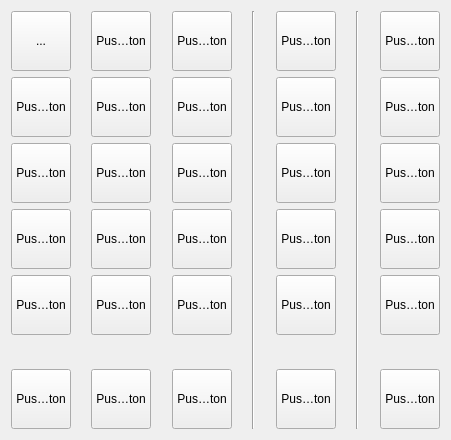
     <widget class="QWidget" name="layoutWidget">
      <property name="geometry">
       <rect>
        <x>90</x>
        <y>90</y>
        <width>451</width>
        <height>440</height>
       </rect>
      </property>
      <layout class="QHBoxLayout" name="horizontalLayout">
       <item>
        <layout class="QVBoxLayout" name="verticalLayout">
         <item>
          <widget class="QToolButton" name="toolButton_IMPAUF_0">
           <property name="sizePolicy">
            <sizepolicy hsizetype="Fixed" vsizetype="Fixed">
             <horstretch>60</horstretch>
             <verstretch>60</verstretch>
            </sizepolicy>
           </property>
           <property name="minimumSize">
            <size>
             <width>60</width>
             <height>60</height>
            </size>
           </property>
           <property name="text">
            <string>...</string>
           </property>
           <property name="icon">
            <iconset resource="hsGui.qrc">
             <normaloff>:/new/jalousie/resource/ImpAuf.png</normaloff>:/new/jalousie/resource/ImpAuf.png</iconset>
           </property>
           <property name="iconSize">
            <size>
             <width>40</width>
             <height>40</height>
            </size>
           </property>
           <property name="autoRaise">
            <bool>false</bool>
           </property>
           <property name="arrowType">
            <enum>Qt::NoArrow</enum>
           </property>
          </widget>
         </item>
         <item>
          <widget class="QToolButton" name="toolButton_AUF_0">
           <property name="sizePolicy">
            <sizepolicy hsizetype="Fixed" vsizetype="Fixed">
             <horstretch>60</horstretch>
             <verstretch>60</verstretch>
            </sizepolicy>
           </property>
           <property name="minimumSize">
            <size>
             <width>60</width>
             <height>60</height>
            </size>
           </property>
           <property name="text">
            <string>PushButton</string>
           </property>
           <property name="icon">
            <iconset resource="hsGui.qrc">
             <normaloff>:/new/jalousie/resource/Auf.png</normaloff>:/new/jalousie/resource/Auf.png</iconset>
           </property>
           <property name="iconSize">
            <size>
             <width>40</width>
             <height>40</height>
            </size>
           </property>
          </widget>
         </item>
         <item>
          <widget class="QToolButton" name="toolButton_STP_0">
           <property name="sizePolicy">
            <sizepolicy hsizetype="Fixed" vsizetype="Fixed">
             <horstretch>60</horstretch>
             <verstretch>60</verstretch>
            </sizepolicy>
           </property>
           <property name="minimumSize">
            <size>
             <width>60</width>
             <height>60</height>
            </size>
           </property>
           <property name="text">
            <string>PushButton</string>
           </property>
           <property name="icon">
            <iconset resource="hsGui.qrc">
             <normaloff>:/new/jalousie/resource/Stop.png</normaloff>:/new/jalousie/resource/Stop.png</iconset>
           </property>
           <property name="iconSize">
            <size>
             <width>40</width>
             <height>40</height>
            </size>
           </property>
          </widget>
         </item>
         <item>
          <widget class="QToolButton" name="toolButton_AB_0">
           <property name="sizePolicy">
            <sizepolicy hsizetype="Fixed" vsizetype="Fixed">
             <horstretch>60</horstretch>
             <verstretch>60</verstretch>
            </sizepolicy>
           </property>
           <property name="minimumSize">
            <size>
             <width>60</width>
             <height>60</height>
            </size>
           </property>
           <property name="text">
            <string>PushButton</string>
           </property>
           <property name="icon">
            <iconset resource="hsGui.qrc">
             <normaloff>:/new/jalousie/resource/Ab.png</normaloff>:/new/jalousie/resource/Ab.png</iconset>
           </property>
           <property name="iconSize">
            <size>
             <width>40</width>
             <height>40</height>
            </size>
           </property>
           <property name="autoRepeat">
            <bool>false</bool>
           </property>
          </widget>
         </item>
         <item>
          <widget class="QToolButton" name="toolButton_IMPAB_0">
           <property name="sizePolicy">
            <sizepolicy hsizetype="Fixed" vsizetype="Fixed">
             <horstretch>60</horstretch>
             <verstretch>60</verstretch>
            </sizepolicy>
           </property>
           <property name="minimumSize">
            <size>
             <width>60</width>
             <height>60</height>
            </size>
           </property>
           <property name="text">
            <string>PushButton</string>
           </property>
           <property name="icon">
            <iconset resource="hsGui.qrc">
             <normaloff>:/new/jalousie/resource/ImpAb.png</normaloff>:/new/jalousie/resource/ImpAb.png</iconset>
           </property>
           <property name="iconSize">
            <size>
             <width>40</width>
             <height>40</height>
            </size>
           </property>
          </widget>
         </item>
         <item>
          <spacer name="verticalSpacer">
           <property name="orientation">
            <enum>Qt::Vertical</enum>
           </property>
           <property name="sizeHint" stdset="0">
            <size>
             <width>20</width>
             <height>40</height>
            </size>
           </property>
          </spacer>
         </item>
         <item>
          <widget class="QToolButton" name="toolButton_SUN_0">
           <property name="sizePolicy">
            <sizepolicy hsizetype="Fixed" vsizetype="Fixed">
             <horstretch>60</horstretch>
             <verstretch>60</verstretch>
            </sizepolicy>
           </property>
           <property name="minimumSize">
            <size>
             <width>60</width>
             <height>60</height>
            </size>
           </property>
           <property name="text">
            <string>PushButton</string>
           </property>
           <property name="icon">
            <iconset resource="hsGui.qrc">
             <normaloff>:/new/jalousie/resource/Sonne.png</normaloff>:/new/jalousie/resource/Sonne.png</iconset>
           </property>
           <property name="iconSize">
            <size>
             <width>40</width>
             <height>40</height>
            </size>
           </property>
          </widget>
         </item>
        </layout>
       </item>
       <item>
        <spacer name="horizontalSpacer_5">
         <property name="orientation">
          <enum>Qt::Horizontal</enum>
         </property>
         <property name="sizeHint" stdset="0">
          <size>
           <width>40</width>
           <height>20</height>
          </size>
         </property>
        </spacer>
       </item>
       <item>
        <layout class="QVBoxLayout" name="verticalLayout_2">
         <item>
          <widget class="QToolButton" name="toolButton_IMPAUF_1">
           <property name="sizePolicy">
            <sizepolicy hsizetype="Fixed" vsizetype="Fixed">
             <horstretch>60</horstretch>
             <verstretch>60</verstretch>
            </sizepolicy>
           </property>
           <property name="minimumSize">
            <size>
             <width>60</width>
             <height>60</height>
            </size>
           </property>
           <property name="text">
            <string>PushButton</string>
           </property>
           <property name="icon">
            <iconset resource="hsGui.qrc">
             <normaloff>:/new/jalousie/resource/ImpAuf.png</normaloff>:/new/jalousie/resource/ImpAuf.png</iconset>
           </property>
           <property name="iconSize">
            <size>
             <width>40</width>
             <height>40</height>
            </size>
           </property>
          </widget>
         </item>
         <item>
          <widget class="QToolButton" name="toolButton_AUF_1">
           <property name="sizePolicy">
            <sizepolicy hsizetype="Fixed" vsizetype="Fixed">
             <horstretch>60</horstretch>
             <verstretch>60</verstretch>
            </sizepolicy>
           </property>
           <property name="minimumSize">
            <size>
             <width>60</width>
             <height>60</height>
            </size>
           </property>
           <property name="text">
            <string>PushButton</string>
           </property>
           <property name="icon">
            <iconset resource="hsGui.qrc">
             <normaloff>:/new/jalousie/resource/Auf.png</normaloff>:/new/jalousie/resource/Auf.png</iconset>
           </property>
           <property name="iconSize">
            <size>
             <width>40</width>
             <height>40</height>
            </size>
           </property>
          </widget>
         </item>
         <item>
          <widget class="QToolButton" name="toolButton_STP_1">
           <property name="sizePolicy">
            <sizepolicy hsizetype="Fixed" vsizetype="Fixed">
             <horstretch>60</horstretch>
             <verstretch>60</verstretch>
            </sizepolicy>
           </property>
           <property name="minimumSize">
            <size>
             <width>60</width>
             <height>60</height>
            </size>
           </property>
           <property name="text">
            <string>PushButton</string>
           </property>
           <property name="icon">
            <iconset resource="hsGui.qrc">
             <normaloff>:/new/jalousie/resource/Stop.png</normaloff>:/new/jalousie/resource/Stop.png</iconset>
           </property>
           <property name="iconSize">
            <size>
             <width>40</width>
             <height>40</height>
            </size>
           </property>
          </widget>
         </item>
         <item>
          <widget class="QToolButton" name="toolButton_AB_1">
           <property name="sizePolicy">
            <sizepolicy hsizetype="Fixed" vsizetype="Fixed">
             <horstretch>60</horstretch>
             <verstretch>60</verstretch>
            </sizepolicy>
           </property>
           <property name="minimumSize">
            <size>
             <width>60</width>
             <height>60</height>
            </size>
           </property>
           <property name="text">
            <string>PushButton</string>
           </property>
           <property name="icon">
            <iconset resource="hsGui.qrc">
             <normaloff>:/new/jalousie/resource/Ab.png</normaloff>:/new/jalousie/resource/Ab.png</iconset>
           </property>
           <property name="iconSize">
            <size>
             <width>40</width>
             <height>40</height>
            </size>
           </property>
          </widget>
         </item>
         <item>
          <widget class="QToolButton" name="toolButton_IMPAB_1">
           <property name="sizePolicy">
            <sizepolicy hsizetype="Fixed" vsizetype="Fixed">
             <horstretch>60</horstretch>
             <verstretch>60</verstretch>
            </sizepolicy>
           </property>
           <property name="minimumSize">
            <size>
             <width>60</width>
             <height>60</height>
            </size>
           </property>
           <property name="text">
            <string>PushButton</string>
           </property>
           <property name="icon">
            <iconset resource="hsGui.qrc">
             <normaloff>:/new/jalousie/resource/ImpAb.png</normaloff>:/new/jalousie/resource/ImpAb.png</iconset>
           </property>
           <property name="iconSize">
            <size>
             <width>40</width>
             <height>40</height>
            </size>
           </property>
          </widget>
         </item>
         <item>
          <spacer name="verticalSpacer_2">
           <property name="orientation">
            <enum>Qt::Vertical</enum>
           </property>
           <property name="sizeHint" stdset="0">
            <size>
             <width>20</width>
             <height>40</height>
            </size>
           </property>
          </spacer>
         </item>
         <item>
          <widget class="QToolButton" name="toolButton_SUN_1">
           <property name="sizePolicy">
            <sizepolicy hsizetype="Fixed" vsizetype="Fixed">
             <horstretch>60</horstretch>
             <verstretch>60</verstretch>
            </sizepolicy>
           </property>
           <property name="minimumSize">
            <size>
             <width>60</width>
             <height>60</height>
            </size>
           </property>
           <property name="text">
            <string>PushButton</string>
           </property>
           <property name="icon">
            <iconset resource="hsGui.qrc">
             <normaloff>:/new/jalousie/resource/Sonne.png</normaloff>:/new/jalousie/resource/Sonne.png</iconset>
           </property>
           <property name="iconSize">
            <size>
             <width>40</width>
             <height>40</height>
            </size>
           </property>
          </widget>
         </item>
        </layout>
       </item>
       <item>
        <spacer name="horizontalSpacer_6">
         <property name="orientation">
          <enum>Qt::Horizontal</enum>
         </property>
         <property name="sizeHint" stdset="0">
          <size>
           <width>40</width>
           <height>20</height>
          </size>
         </property>
        </spacer>
       </item>
       <item>
        <layout class="QVBoxLayout" name="verticalLayout_3">
         <item>
          <widget class="QToolButton" name="toolButton_IMPAUF_2">
           <property name="sizePolicy">
            <sizepolicy hsizetype="Fixed" vsizetype="Fixed">
             <horstretch>60</horstretch>
             <verstretch>60</verstretch>
            </sizepolicy>
           </property>
           <property name="minimumSize">
            <size>
             <width>60</width>
             <height>60</height>
            </size>
           </property>
           <property name="text">
            <string>PushButton</string>
           </property>
           <property name="icon">
            <iconset resource="hsGui.qrc">
             <normaloff>:/new/jalousie/resource/ImpAuf.png</normaloff>:/new/jalousie/resource/ImpAuf.png</iconset>
           </property>
           <property name="iconSize">
            <size>
             <width>40</width>
             <height>40</height>
            </size>
           </property>
          </widget>
         </item>
         <item>
          <widget class="QToolButton" name="toolButton_AUF_2">
           <property name="sizePolicy">
            <sizepolicy hsizetype="Fixed" vsizetype="Fixed">
             <horstretch>60</horstretch>
             <verstretch>60</verstretch>
            </sizepolicy>
           </property>
           <property name="minimumSize">
            <size>
             <width>60</width>
             <height>60</height>
            </size>
           </property>
           <property name="text">
            <string>PushButton</string>
           </property>
           <property name="icon">
            <iconset resource="hsGui.qrc">
             <normaloff>:/new/jalousie/resource/Auf.png</normaloff>:/new/jalousie/resource/Auf.png</iconset>
           </property>
           <property name="iconSize">
            <size>
             <width>40</width>
             <height>40</height>
            </size>
           </property>
          </widget>
         </item>
         <item>
          <widget class="QToolButton" name="toolButton_STP_2">
           <property name="sizePolicy">
            <sizepolicy hsizetype="Fixed" vsizetype="Fixed">
             <horstretch>60</horstretch>
             <verstretch>60</verstretch>
            </sizepolicy>
           </property>
           <property name="minimumSize">
            <size>
             <width>60</width>
             <height>60</height>
            </size>
           </property>
           <property name="text">
            <string>PushButton</string>
           </property>
           <property name="icon">
            <iconset resource="hsGui.qrc">
             <normaloff>:/new/jalousie/resource/Stop.png</normaloff>:/new/jalousie/resource/Stop.png</iconset>
           </property>
           <property name="iconSize">
            <size>
             <width>40</width>
             <height>40</height>
            </size>
           </property>
          </widget>
         </item>
         <item>
          <widget class="QToolButton" name="toolButton_AB_2">
           <property name="sizePolicy">
            <sizepolicy hsizetype="Fixed" vsizetype="Fixed">
             <horstretch>60</horstretch>
             <verstretch>60</verstretch>
            </sizepolicy>
           </property>
           <property name="minimumSize">
            <size>
             <width>60</width>
             <height>60</height>
            </size>
           </property>
           <property name="text">
            <string>PushButton</string>
           </property>
           <property name="icon">
            <iconset resource="hsGui.qrc">
             <normaloff>:/new/jalousie/resource/Ab.png</normaloff>:/new/jalousie/resource/Ab.png</iconset>
           </property>
           <property name="iconSize">
            <size>
             <width>40</width>
             <height>40</height>
            </size>
           </property>
          </widget>
         </item>
         <item>
          <widget class="QToolButton" name="toolButton_IMPAB_2">
           <property name="sizePolicy">
            <sizepolicy hsizetype="Fixed" vsizetype="Fixed">
             <horstretch>60</horstretch>
             <verstretch>60</verstretch>
            </sizepolicy>
           </property>
           <property name="minimumSize">
            <size>
             <width>60</width>
             <height>60</height>
            </size>
           </property>
           <property name="text">
            <string>PushButton</string>
           </property>
           <property name="icon">
            <iconset resource="hsGui.qrc">
             <normaloff>:/new/jalousie/resource/ImpAb.png</normaloff>:/new/jalousie/resource/ImpAb.png</iconset>
           </property>
           <property name="iconSize">
            <size>
             <width>40</width>
             <height>40</height>
            </size>
           </property>
          </widget>
         </item>
         <item>
          <spacer name="verticalSpacer_3">
           <property name="orientation">
            <enum>Qt::Vertical</enum>
           </property>
           <property name="sizeHint" stdset="0">
            <size>
             <width>20</width>
             <height>40</height>
            </size>
           </property>
          </spacer>
         </item>
         <item>
          <widget class="QToolButton" name="toolButton_SUN_2">
           <property name="sizePolicy">
            <sizepolicy hsizetype="Fixed" vsizetype="Fixed">
             <horstretch>60</horstretch>
             <verstretch>60</verstretch>
            </sizepolicy>
           </property>
           <property name="minimumSize">
            <size>
             <width>60</width>
             <height>60</height>
            </size>
           </property>
           <property name="text">
            <string>PushButton</string>
           </property>
           <property name="icon">
            <iconset resource="hsGui.qrc">
             <normaloff>:/new/jalousie/resource/Sonne.png</normaloff>:/new/jalousie/resource/Sonne.png</iconset>
           </property>
           <property name="iconSize">
            <size>
             <width>40</width>
             <height>40</height>
            </size>
           </property>
          </widget>
         </item>
        </layout>
       </item>
       <item>
        <spacer name="horizontalSpacer_3">
         <property name="orientation">
          <enum>Qt::Horizontal</enum>
         </property>
         <property name="sizeHint" stdset="0">
          <size>
           <width>40</width>
           <height>20</height>
          </size>
         </property>
        </spacer>
       </item>
       <item>
        <widget class="Line" name="line_2">
         <property name="orientation">
          <enum>Qt::Vertical</enum>
         </property>
        </widget>
       </item>
       <item>
        <spacer name="horizontalSpacer_4">
         <property name="orientation">
          <enum>Qt::Horizontal</enum>
         </property>
         <property name="sizeHint" stdset="0">
          <size>
           <width>40</width>
           <height>20</height>
          </size>
         </property>
        </spacer>
       </item>
       <item>
        <layout class="QVBoxLayout" name="verticalLayout_4">
         <item>
          <widget class="QToolButton" name="toolButton_IMPAUF_3">
           <property name="sizePolicy">
            <sizepolicy hsizetype="Fixed" vsizetype="Fixed">
             <horstretch>60</horstretch>
             <verstretch>60</verstretch>
            </sizepolicy>
           </property>
           <property name="minimumSize">
            <size>
             <width>60</width>
             <height>60</height>
            </size>
           </property>
           <property name="text">
            <string>PushButton</string>
           </property>
           <property name="icon">
            <iconset resource="hsGui.qrc">
             <normaloff>:/new/jalousie/resource/ImpAuf.png</normaloff>:/new/jalousie/resource/ImpAuf.png</iconset>
           </property>
           <property name="iconSize">
            <size>
             <width>40</width>
             <height>40</height>
            </size>
           </property>
          </widget>
         </item>
         <item>
          <widget class="QToolButton" name="toolButton_AUF_3">
           <property name="sizePolicy">
            <sizepolicy hsizetype="Fixed" vsizetype="Fixed">
             <horstretch>60</horstretch>
             <verstretch>60</verstretch>
            </sizepolicy>
           </property>
           <property name="minimumSize">
            <size>
             <width>60</width>
             <height>60</height>
            </size>
           </property>
           <property name="text">
            <string>PushButton</string>
           </property>
           <property name="icon">
            <iconset resource="hsGui.qrc">
             <normaloff>:/new/jalousie/resource/Auf.png</normaloff>:/new/jalousie/resource/Auf.png</iconset>
           </property>
           <property name="iconSize">
            <size>
             <width>40</width>
             <height>40</height>
            </size>
           </property>
          </widget>
         </item>
         <item>
          <widget class="QToolButton" name="toolButton_STP_3">
           <property name="sizePolicy">
            <sizepolicy hsizetype="Fixed" vsizetype="Fixed">
             <horstretch>60</horstretch>
             <verstretch>60</verstretch>
            </sizepolicy>
           </property>
           <property name="minimumSize">
            <size>
             <width>60</width>
             <height>60</height>
            </size>
           </property>
           <property name="text">
            <string>PushButton</string>
           </property>
           <property name="icon">
            <iconset resource="hsGui.qrc">
             <normaloff>:/new/jalousie/resource/Stop.png</normaloff>:/new/jalousie/resource/Stop.png</iconset>
           </property>
           <property name="iconSize">
            <size>
             <width>40</width>
             <height>40</height>
            </size>
           </property>
          </widget>
         </item>
         <item>
          <widget class="QToolButton" name="toolButton_AB_3">
           <property name="sizePolicy">
            <sizepolicy hsizetype="Fixed" vsizetype="Fixed">
             <horstretch>60</horstretch>
             <verstretch>60</verstretch>
            </sizepolicy>
           </property>
           <property name="minimumSize">
            <size>
             <width>60</width>
             <height>60</height>
            </size>
           </property>
           <property name="text">
            <string>PushButton</string>
           </property>
           <property name="icon">
            <iconset resource="hsGui.qrc">
             <normaloff>:/new/jalousie/resource/Ab.png</normaloff>:/new/jalousie/resource/Ab.png</iconset>
           </property>
           <property name="iconSize">
            <size>
             <width>40</width>
             <height>40</height>
            </size>
           </property>
          </widget>
         </item>
         <item>
          <widget class="QToolButton" name="toolButton_IMPAB_3">
           <property name="sizePolicy">
            <sizepolicy hsizetype="Fixed" vsizetype="Fixed">
             <horstretch>60</horstretch>
             <verstretch>60</verstretch>
            </sizepolicy>
           </property>
           <property name="minimumSize">
            <size>
             <width>60</width>
             <height>60</height>
            </size>
           </property>
           <property name="text">
            <string>PushButton</string>
           </property>
           <property name="icon">
            <iconset resource="hsGui.qrc">
             <normaloff>:/new/jalousie/resource/ImpAb.png</normaloff>:/new/jalousie/resource/ImpAb.png</iconset>
           </property>
           <property name="iconSize">
            <size>
             <width>40</width>
             <height>40</height>
            </size>
           </property>
          </widget>
         </item>
         <item>
          <spacer name="verticalSpacer_4">
           <property name="orientation">
            <enum>Qt::Vertical</enum>
           </property>
           <property name="sizeHint" stdset="0">
            <size>
             <width>20</width>
             <height>40</height>
            </size>
           </property>
          </spacer>
         </item>
         <item>
          <widget class="QToolButton" name="toolButton_SUN_3">
           <property name="sizePolicy">
            <sizepolicy hsizetype="Fixed" vsizetype="Fixed">
             <horstretch>60</horstretch>
             <verstretch>60</verstretch>
            </sizepolicy>
           </property>
           <property name="minimumSize">
            <size>
             <width>60</width>
             <height>60</height>
            </size>
           </property>
           <property name="text">
            <string>PushButton</string>
           </property>
           <property name="icon">
            <iconset resource="hsGui.qrc">
             <normaloff>:/new/jalousie/resource/Sonne.png</normaloff>:/new/jalousie/resource/Sonne.png</iconset>
           </property>
           <property name="iconSize">
            <size>
             <width>40</width>
             <height>40</height>
            </size>
           </property>
          </widget>
         </item>
        </layout>
       </item>
       <item>
        <spacer name="horizontalSpacer">
         <property name="orientation">
          <enum>Qt::Horizontal</enum>
         </property>
         <property name="sizeHint" stdset="0">
          <size>
           <width>40</width>
           <height>20</height>
          </size>
         </property>
        </spacer>
       </item>
       <item>
        <widget class="Line" name="line">
         <property name="orientation">
          <enum>Qt::Vertical</enum>
         </property>
        </widget>
       </item>
       <item>
        <spacer name="horizontalSpacer_2">
         <property name="orientation">
          <enum>Qt::Horizontal</enum>
         </property>
         <property name="sizeHint" stdset="0">
          <size>
           <width>40</width>
           <height>20</height>
          </size>
         </property>
        </spacer>
       </item>
       <item>
        <layout class="QVBoxLayout" name="verticalLayout_5">
         <item>
          <widget class="QToolButton" name="toolButton_IMPAUF_ALL">
           <property name="sizePolicy">
            <sizepolicy hsizetype="Fixed" vsizetype="Fixed">
             <horstretch>60</horstretch>
             <verstretch>60</verstretch>
            </sizepolicy>
           </property>
           <property name="minimumSize">
            <size>
             <width>60</width>
             <height>60</height>
            </size>
           </property>
           <property name="text">
            <string>PushButton</string>
           </property>
           <property name="icon">
            <iconset resource="hsGui.qrc">
             <normaloff>:/new/jalousie/resource/ImpAuf.png</normaloff>:/new/jalousie/resource/ImpAuf.png</iconset>
           </property>
           <property name="iconSize">
            <size>
             <width>40</width>
             <height>40</height>
            </size>
           </property>
          </widget>
         </item>
         <item>
          <widget class="QToolButton" name="toolButton_AUF_ALL">
           <property name="sizePolicy">
            <sizepolicy hsizetype="Fixed" vsizetype="Fixed">
             <horstretch>60</horstretch>
             <verstretch>60</verstretch>
            </sizepolicy>
           </property>
           <property name="minimumSize">
            <size>
             <width>60</width>
             <height>60</height>
            </size>
           </property>
           <property name="text">
            <string>PushButton</string>
           </property>
           <property name="icon">
            <iconset resource="hsGui.qrc">
             <normaloff>:/new/jalousie/resource/Auf.png</normaloff>:/new/jalousie/resource/Auf.png</iconset>
           </property>
           <property name="iconSize">
            <size>
             <width>40</width>
             <height>40</height>
            </size>
           </property>
          </widget>
         </item>
         <item>
          <widget class="QToolButton" name="toolButton_STP_ALL">
           <property name="sizePolicy">
            <sizepolicy hsizetype="Fixed" vsizetype="Fixed">
             <horstretch>60</horstretch>
             <verstretch>60</verstretch>
            </sizepolicy>
           </property>
           <property name="minimumSize">
            <size>
             <width>60</width>
             <height>60</height>
            </size>
           </property>
           <property name="text">
            <string>PushButton</string>
           </property>
           <property name="icon">
            <iconset resource="hsGui.qrc">
             <normaloff>:/new/jalousie/resource/Stop.png</normaloff>:/new/jalousie/resource/Stop.png</iconset>
           </property>
           <property name="iconSize">
            <size>
             <width>40</width>
             <height>40</height>
            </size>
           </property>
          </widget>
         </item>
         <item>
          <widget class="QToolButton" name="toolButton_AB_ALL">
           <property name="sizePolicy">
            <sizepolicy hsizetype="Fixed" vsizetype="Fixed">
             <horstretch>60</horstretch>
             <verstretch>60</verstretch>
            </sizepolicy>
           </property>
           <property name="minimumSize">
            <size>
             <width>60</width>
             <height>60</height>
            </size>
           </property>
           <property name="text">
            <string>PushButton</string>
           </property>
           <property name="icon">
            <iconset resource="hsGui.qrc">
             <normaloff>:/new/jalousie/resource/Ab.png</normaloff>:/new/jalousie/resource/Ab.png</iconset>
           </property>
           <property name="iconSize">
            <size>
             <width>40</width>
             <height>40</height>
            </size>
           </property>
          </widget>
         </item>
         <item>
          <widget class="QToolButton" name="toolButton_IMPAB_ALL">
           <property name="sizePolicy">
            <sizepolicy hsizetype="Fixed" vsizetype="Fixed">
             <horstretch>60</horstretch>
             <verstretch>60</verstretch>
            </sizepolicy>
           </property>
           <property name="minimumSize">
            <size>
             <width>60</width>
             <height>60</height>
            </size>
           </property>
           <property name="text">
            <string>PushButton</string>
           </property>
           <property name="icon">
            <iconset resource="hsGui.qrc">
             <normaloff>:/new/jalousie/resource/ImpAb.png</normaloff>:/new/jalousie/resource/ImpAb.png</iconset>
           </property>
           <property name="iconSize">
            <size>
             <width>40</width>
             <height>40</height>
            </size>
           </property>
          </widget>
         </item>
         <item>
          <spacer name="verticalSpacer_5">
           <property name="orientation">
            <enum>Qt::Vertical</enum>
           </property>
           <property name="sizeHint" stdset="0">
            <size>
             <width>20</width>
             <height>40</height>
            </size>
           </property>
          </spacer>
         </item>
         <item>
          <widget class="QToolButton" name="toolButton_SUN_ALL">
           <property name="sizePolicy">
            <sizepolicy hsizetype="Fixed" vsizetype="Fixed">
             <horstretch>60</horstretch>
             <verstretch>60</verstretch>
            </sizepolicy>
           </property>
           <property name="minimumSize">
            <size>
             <width>60</width>
             <height>60</height>
            </size>
           </property>
           <property name="text">
            <string>PushButton</string>
           </property>
           <property name="icon">
            <iconset resource="hsGui.qrc">
             <normaloff>:/new/jalousie/resource/Sonne.png</normaloff>:/new/jalousie/resource/Sonne.png</iconset>
           </property>
           <property name="iconSize">
            <size>
             <width>40</width>
             <height>40</height>
            </size>
           </property>
          </widget>
         </item>
        </layout>
       </item>
      </layout>
     </widget>
